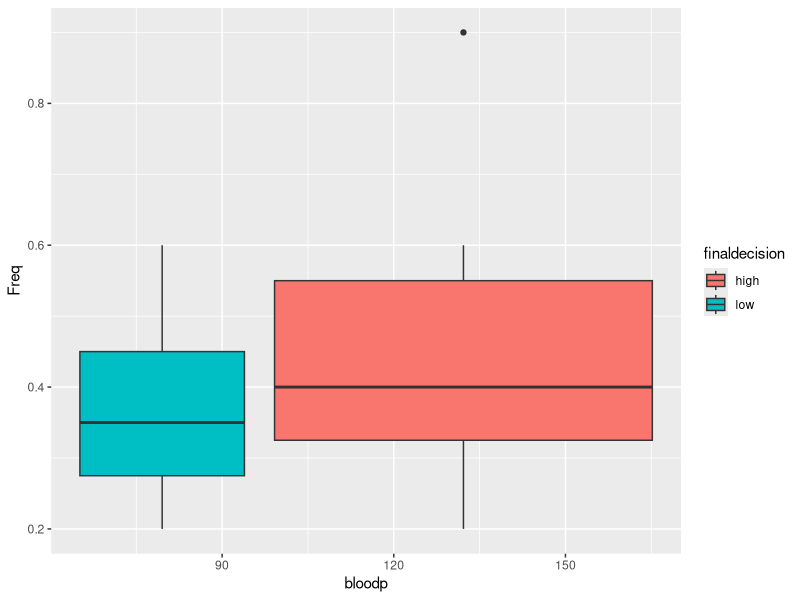
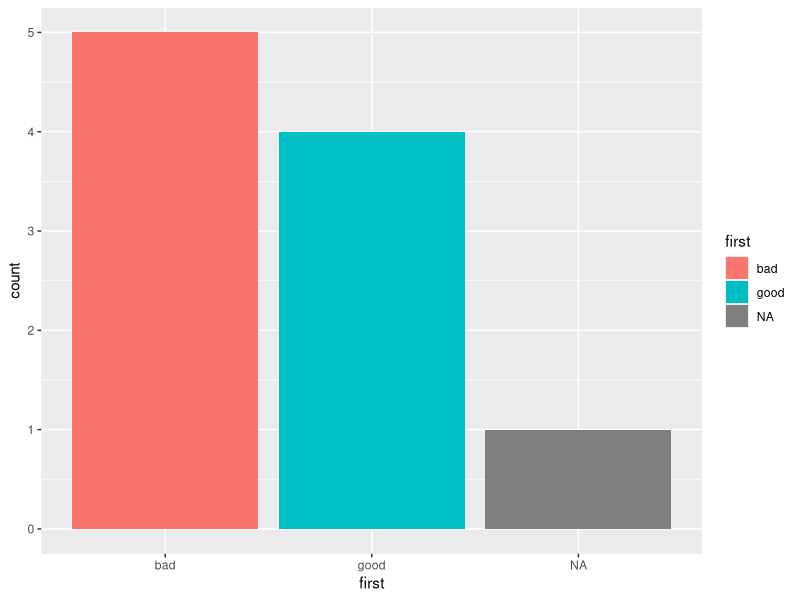
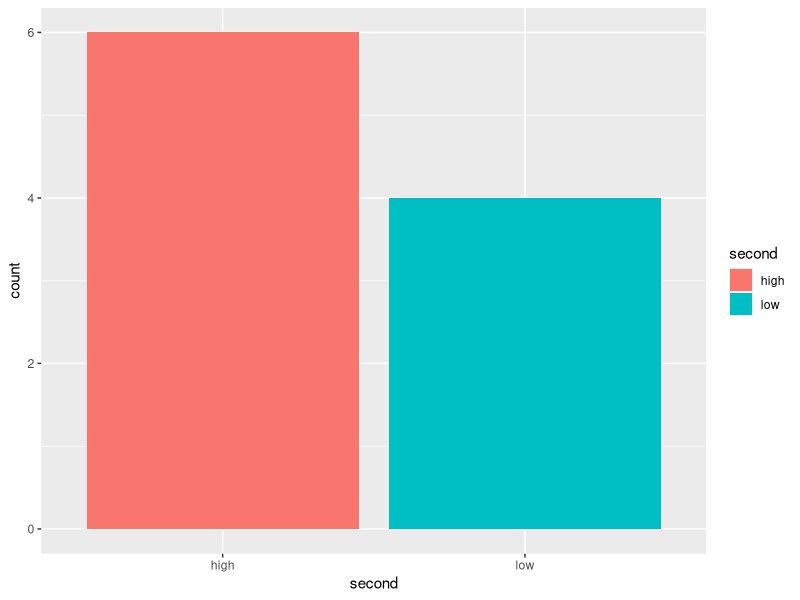

These charts were generated, in order, by the following R code:
library(ggplot2)

p1<- c(0.6,103,'bad','low','low')
p2<- c(0.3,87,'bad','low','high')
p3<- c(0.4,32,'bad','high','low')
p4<- c(0.4,42,'bad','high','high')
p5<- c(0.2,59,'good','low','low')
p6<- c(0.6,109,'good','low','high')
p7<- c(0.3,78,'good','high','low')
p8<- c(0.4,205,'good','high','high')
p9<- c(0.9,135,NA,'high','high')
p10<- c(0.2, 176,'bad','high','high')

cnam <- c('Freq','bloodp','first', 'second', 'finaldecision')

#Create data frame from patient information
pat <- data.frame(p1,p2,p3, p4, p5, p6, p7, p8, p9, p10)

#Transpose data frame
pat2 <- as.data.frame(t(pat))

#Checks for NA
is.na.data.frame(pat2)

#Assign column names and convert numbers to numeric
colnames(pat2) <- cnam
pat2$Freq <- as.numeric(pat2$Freq)
pat2$bloodp <- as.numeric(pat2$bloodp)

#Preview
str(pat2)

bpl <- ggplot(pat2, aes(bloodp, Freq, group=finaldecision, fill=finaldecision)) +
        geom_boxplot()
bpl

hpl <- ggplot(pat2, aes(first, fill=first))+
        geom_histogram(stat = "count")
hpl

hpl2 <- ggplot(pat2, aes(second, fill=second))+
        geom_histogram(stat = "count")
hpl2



